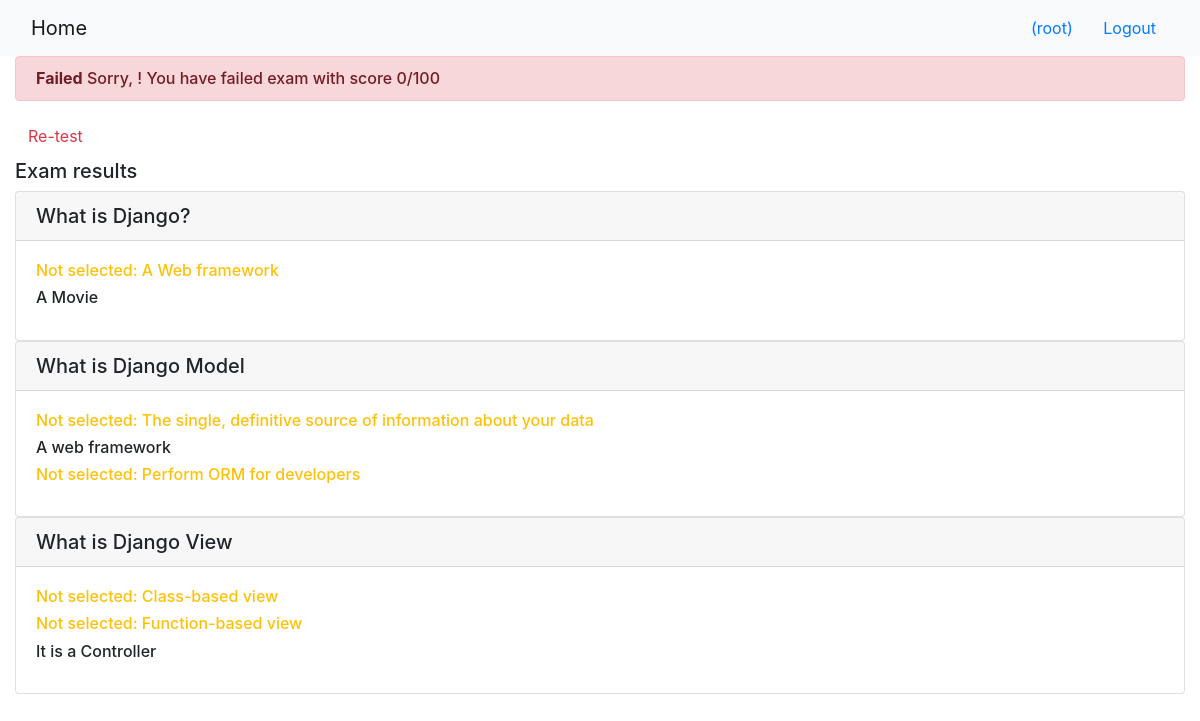
The page /onlinecourse/1/submission/1/result/ (signed in) on the database its author committed.
### onlinecourse/models.py (models this page shows)
class Question(models.Model):
    course = models.ForeignKey(Course, on_delete=models.CASCADE)
    question_text = models.CharField(max_length=300)
    grade = models.IntegerField(default=0)

class Choice(models.Model):
    question = models.ForeignKey(Question, on_delete=models.CASCADE)
    choice_text = models.CharField(max_length=300)
    is_correct = models.IntegerField(default=0)

### onlinecourse/views.py (the view)
# urls.py: path('<int:course_id>/submission/<int:submission_id>/result/', views.show_exam_result, name='submission')
def show_exam_result(request, course_id, submission_id):
    context = {}
    total_correct = 0
    score = 0
    tot_submissions = Submission.objects.all().count()
    course = get_object_or_404(Course, pk=course_id)
    submission = get_object_or_404(Submission, pk=submission_id)
    choices = submission.choices.all()
    total_correct = choices.aggregate(Sum('is_correct'))["is_correct__sum"]
    if total_correct is None:
        total_correct = 0
    answers = set()
    for choice in choices:
        answers.add(choice.pk)
    course_grade = course.question_set.all().aggregate(Sum('grade'))["grade__sum"]
    if course_grade is None:
        course_grade = 0
    if course_grade > 0:
        score = math.ceil((total_correct / course_grade) * 100)
    context["course"] = course
    context["score"] = score
    context["answers"] = answers
    return render(request, 'onlinecourse/exam_result_bootstrap.html', context)

### onlinecourse/templates/onlinecourse/exam_result_bootstrap.html (shortened to what this page needs)
<!DOCTYPE html>
<html lang="en">
<head>
    {% load static %}
    <link rel="stylesheet" href="https://maxcdn.bootstrapcdn.com/bootstrap/4.5.2/css/bootstrap.min.css">
</head>
<body>
    <nav class="navbar navbar-light bg-light">
        <div class="container-fluid">
            <div class="navbar-header">
                <a class="navbar-brand" href="{% url 'onlinecourse:index' %}">Home</a>
            </div>
            <ul class="nav navbar-nav navbar-right">
                {% if user.is_authenticated %}
                <li>
                    <a class="btn btn-link" href="#">{{ user.first_name }}({{ user.username }})</a>
                    <a class="btn btn-link" href="{% url 'onlinecourse:logout' %}">Logout</a>
                </li>
                {% endif %}
            </ul>
        </div>
    </nav>
    <div class="container-fluid">
        {% if score > 80 %}
        <div class="alert alert-success h6">
        <strong>Congratulations, {{ user.first_name }}!</strong> You havepassed the exam and completed the course with score {{ score }}/100
        </div>
        {% else %}
        <div class="alert alert-danger h6">
            <strong>Failed</strong> Sorry, {{ user.first_name }}! You have failed exam with score {{ score }}/100
        </div>
        <a class="btn btn-link text-danger" href="{% url 'onlinecourse:course_details' course.id %}">Re-test</a>
        {% endif %}
        <div class="card-columns-vertical mt-1">
            <h5 class="">Exam results</h5>
            {% for question in course.question_set.all %}
                <div class="card">
                    <div class="card-header card-title h5">
                        {{ question.question_text }}
                    </div>
                    <div class="card-body card-title">
                        {% for choice in question.choice_set.all %}
                            {% if choice.is_correct and choice.pk in answers %}
                                <p class="card-text text-success h6">Correct answer: {{ choice.choice_text }}</p>
                            {% elif choice.is_correct and choice.pk not in answers %}
                                <p class="card-text text-warning h6">Not selected: {{ choice.choice_text }}</p>
                            {% else %}
                                <p class="card-text h6">{{ choice.choice_text }}</p>
                            {% endif %}
                        {% endfor %}
                    </div>
                </div>
            {% endfor%}
        </div>
    </div>
</body>
</html>

### rows shown on the page
Question: question_text "What is Django?"
Choice: choice_text "A Web framework"
Choice: choice_text "A Movie"
Question: question_text "What is Django Model"
Choice: choice_text "The single, definitive source of information about your data"
Choice: choice_text "A web framework"
Choice: choice_text "Perform ORM for developers"
Question: question_text "What is Django View"
Choice: choice_text "Class-based view"
Choice: choice_text "Function-based view"
Choice: choice_text "It is a Controller"

### other values the page prints
{{ user.username }} "root"
{{ score }} "0"
